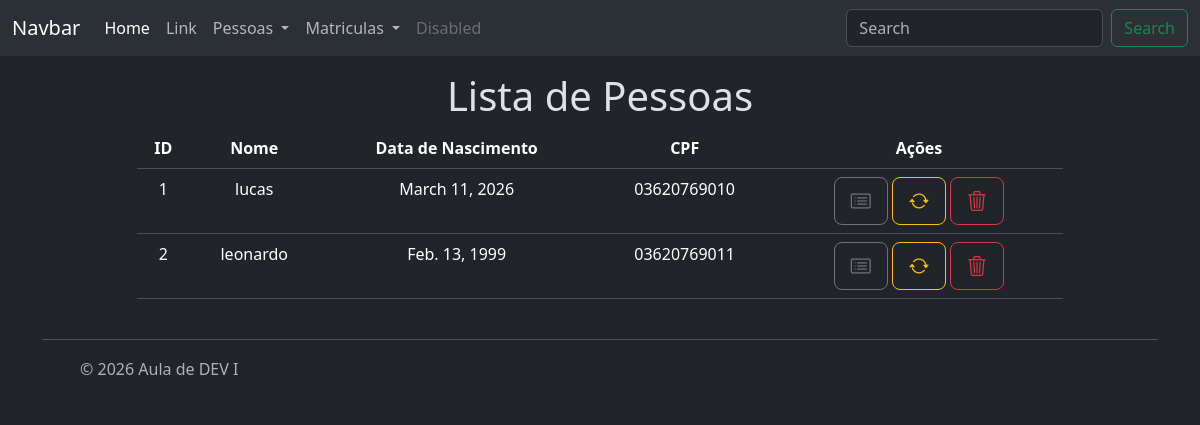
Page /relacionamentos/person/funcao/list on the earlier database version.
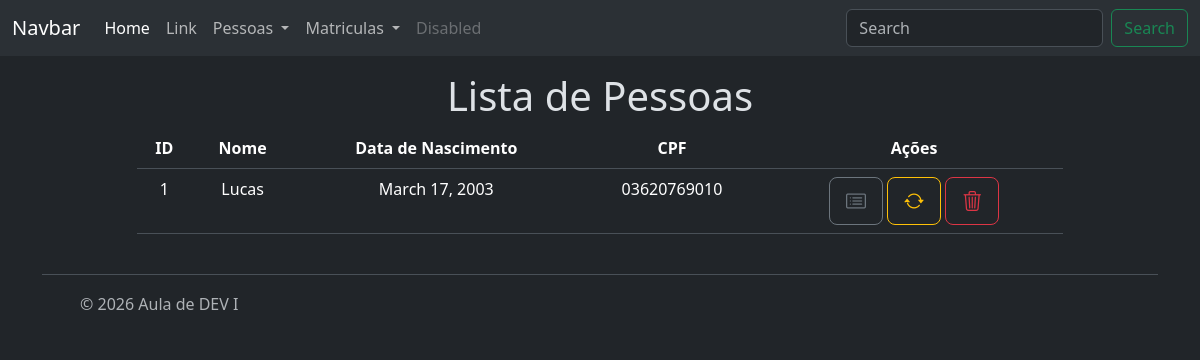
Same page on the later database version.
### relacionamentos/models/pessoa.py (models this page shows, shortened)
class Pessoa(BaseModel):
    nome = models.CharField(max_length=100
                            , verbose_name='Nome'
                            , help_text='Insira o nome da pessoa'
                            , validators=[MinLengthValidator(5)])
    data_nascimento = models.DateField(verbose_name='Data de Nascimento'
                                      , help_text='Insira a data de nascimento da pessoa')
    cpf = models.CharField(max_length=11, unique=True
                           , validators=[MinLengthValidator(11), validacao_cpf]
                           , help_text='Insira o CPF da pessoa'
                           , verbose_name='CPF')

### relacionamentos/views/person.py (the view)
# urls.py: path('person/funcao/list',person.list, name='funcao_person_list'),
def list(request):
    people = Pessoa.objects.all()
    contexto = {
        "pessoas": people,
    }
    return render(request,'person/list.html',contexto)

### relacionamentos/templates/person/list.html
{% extends "base.html" %}
{% block title %}
    {% if pessoas %}
        Lista de Pessoas
    {% else %}
        Nenhuma Pessoa Cadastrada
    {% endif %}
{% endblock title %}
{% block content %}
    {% if pessoas %}
        <table class="table table-hover">
            <thead>
                <th>ID</th>
                <th>Nome</th>
                <th>Data de Nascimento</th>
                <th>CPF</th>
                <th>Ações</th>
            </thead>
            <tbody>
                {% for pessoa in pessoas %}
                    <tr>
                        <td>
                            {{pessoa.id}}
                        </td>
                        <td>
                            {{pessoa.nome}}
                        </td>
                        <td>
                            {{pessoa.data_nascimento}}
                        </td>
                        <td>
                            {{pessoa.cpf}}
                        </td>
                        <td>
                            <a class="btn btn-outline-secondary btn-lg" role='button' title='Detalhar' href="{% url 'relacionamentos:funcao_person_read' pessoa.id %}">
                                <i class="bi bi-card-list"></i>
                            </a>
                             <a class="btn btn-outline-warning btn-lg" role='button' title='Gerar CPF usando funcoes' href="{% url 'relacionamentos:funcao_person_generate_cpf' pessoa.id %}">
                                <i class="bi bi-arrow-repeat"></i>
                            </a>
                            <a class="btn btn-outline-danger btn-lg" role='button' title='Deletar' href="{% url 'relacionamentos:funcao_person_delete' pessoa.id %}">
                                <i class="bi bi-trash3"></i>
                            </a>
                        </td>
                    </tr>
                {% endfor %}
            </tbody>
        </table>
    {% endif %}
{% endblock content %}

Differences in the rows shown:
removed Pessoa: id "2", nome "leonardo", data_nascimento "Feb. 13, 1999", cpf "03620769011"
changed Pessoa id 1: nome "lucas" → "Lucas"; data_nascimento "March 11, 2026" → "March 17, 2003"
